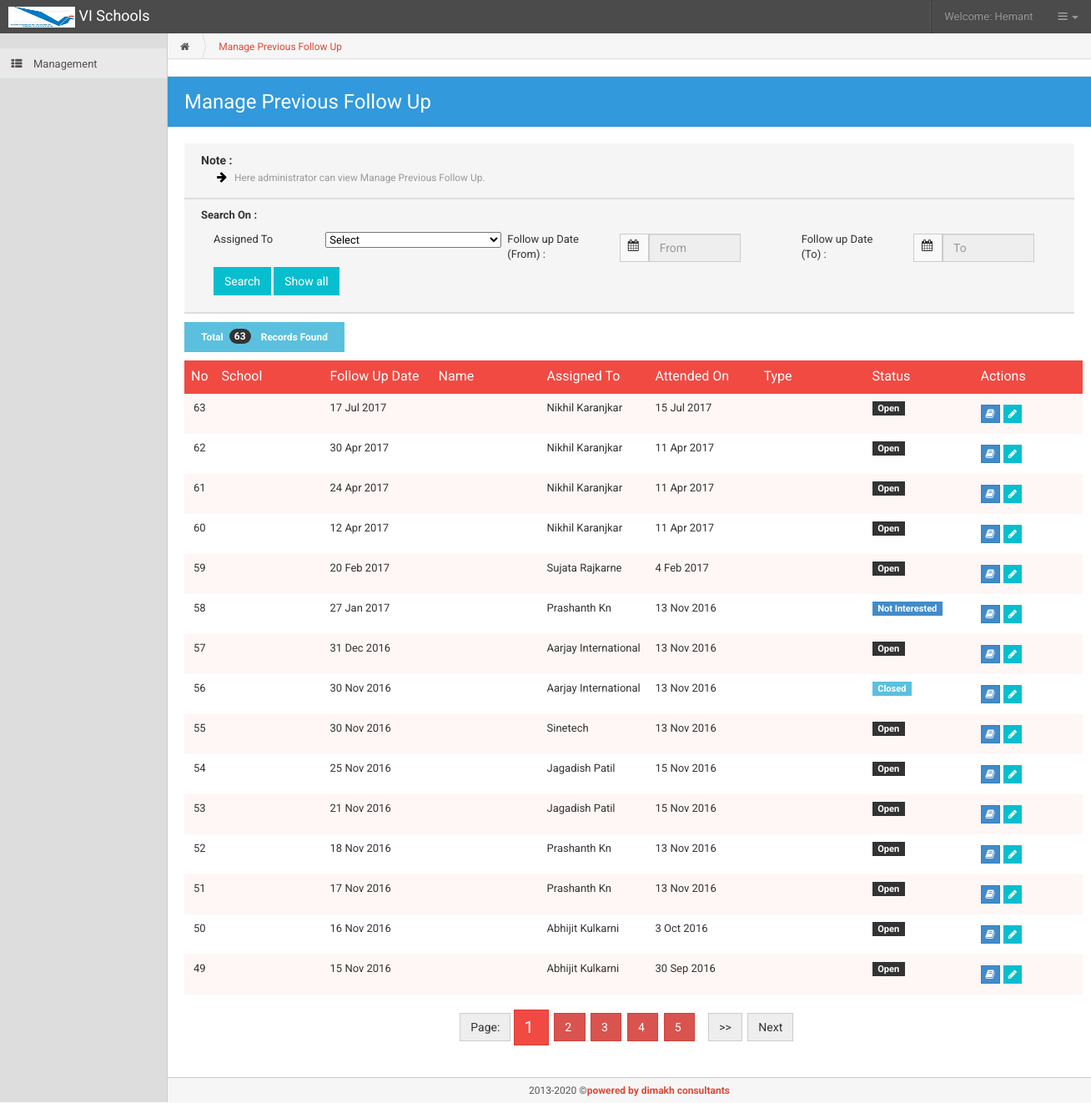
The page /previous-followup.php (signed in) on the database its author committed.
### tables this page shows
CREATE TABLE IF NOT EXISTS `tbl_follow_up` (
  `Id` int(11) NOT NULL AUTO_INCREMENT,
  `EnqId` int(11) NOT NULL,
  `UserId` int(11) NOT NULL,
  `CompanyId` int(11) NOT NULL,
  `TodaysUpdate` varchar(500) NOT NULL,
  `NextUpdateDate` date NOT NULL,
  `Amount` int(100) NOT NULL,
  `File` varchar(150) NOT NULL,
  `RegTime` datetime NOT NULL,
  PRIMARY KEY (`Id`)
);

CREATE TABLE IF NOT EXISTS `tbl_manager` (
  `Id` int(11) NOT NULL AUTO_INCREMENT,
  `Email` varchar(255) NOT NULL,
  `Password` varchar(100) NOT NULL,
  `Name` varchar(100) NOT NULL,
  `ContactNumber` varchar(100) NOT NULL,
  `AccessLevel` varchar(50) NOT NULL,
  `DisplayStatus` enum('Active','Deactive') NOT NULL,
  `LastAccessTime` datetime NOT NULL,
  `RegTime` datetime NOT NULL,
  PRIMARY KEY (`Id`)
);

CREATE TABLE IF NOT EXISTS `tbl_enquiry` (
  `Id` int(11) NOT NULL AUTO_INCREMENT,
  `Product` int(11) NOT NULL,
  `CId` int(11) NOT NULL,
  `CDivision` varchar(100) NOT NULL,
  `CPersonName` varchar(150) NOT NULL,
  `CPersonMobile` varchar(100) NOT NULL,
  `CPersonEmail` varchar(150) NOT NULL,
  `CPersonName2` varchar(150) NOT NULL,
  `CPersonMobile2` varchar(100) NOT NULL,
  `CPersonEmail2` varchar(150) NOT NULL,
  `CPersonName3` varchar(150) NOT NULL,
  `CPersonMobile3` varchar(100) NOT NULL,
  `CPersonEmail3` varchar(150) NOT NULL,
  `CPersonName4` varchar(150) NOT NULL,
  `CPersonMobile4` varchar(100) NOT NULL,
  `CPersonEmail4` varchar(150) NOT NULL,
  `CPersonName5` varchar(150) NOT NULL,
  `CPersonMobile5` varchar(100) NOT NULL,
  `CPersonEmail5` varchar(150) NOT NULL,
  `CPersonName6` varchar(150) NOT NULL,
  `CPersonMobile6` varchar(100) NOT NULL,
  `CPersonEmail6` varchar(150) NOT NULL,
  `CPersonName7` varchar(150) NOT NULL,
  `CPersonMobile7` varchar(100) NOT NULL,
  `CPersonEmail7` varchar(150) NOT NULL,
  `CPersonName8` varchar(150) NOT NULL,
  `CPersonMobile8` varchar(100) NOT NULL,
  `CPersonEmail8` varchar(150) NOT NULL,
  `CPersonName9` varchar(150) NOT NULL,
  `CPersonMobile9` varchar(100) NOT NULL,
  `CPersonEmail9` varchar(150) NOT NULL,
  `CPersonName10` varchar(150) NOT NULL,
  `CPersonMobile10` varchar(100) NOT NULL,
  `CPersonEmail10` varchar(150) NOT NULL,
  `Description` varchar(500) NOT NULL,
  `Region` int(11) NOT NULL,
  `Source` int(11) NOT NULL,
  `Priority` varchar(100) NOT NULL,
  `Status` int(11) NOT NULL,
  `AssignedTo` int(11) NOT NULL,
  `Amount` int(100) NOT NULL,
  `RegTime` datetime NOT NULL,
  `UpdateTime` datetime NOT NULL,
  PRIMARY KEY (`Id`)
);

### phpincludes/commonfunctions.php (called while the page is built, shortened)
<?php
	function set_management($table_name, $cond, $default_column, $default_order, $paginateFor)
	{
		global $page_size, $page_no, $qry, $res, $num, $pagination, $RecordsPerPage, $mypage, $srno, $pages, $start, $sortbyColumn, $sortbyOrder;
		?>
		<?php
		$qry=" select * from ".$table_name." ".$cond;
		$res=mysql_query($qry) or die(mysql_error());
		$num=mysql_num_rows($res);
		$pagination=$paginateFor;
		$RecordsPerPage		=  	$pagination;
		$page_size			= 	$RecordsPerPage ;
		if($num == 0)
			$pages=1;
		else
			$pages=ceil($num/$page_size);
		if($_REQUEST['pages']=="")
		$page_no	=	1;
		else
		{
			$page_no = $_REQUEST['pages'];
			if ($page_no>$pages)
			$page_no=$pages;
			if ($page_no<1)
			$page_no=1;
		}
	}
	?>

### phpincludes/GenericClass.php (called while the page is built, shortened)
<?php
class GenericClass
{
	public $tableName;
	public function __construct($tableName)
	{
		$this->tableName=$tableName;
		$res=mysql_query("SELECT * FROM ".$this->tableName);
		for($i=0;$i<mysql_num_fields($res);$i++)
			$this->columnsArray[mysql_field_name($res,$i)]="";
	}
	public function getData($whc)
	{
		$arrData=null;
        if ($whc)
            $whc = " where " . $whc;
		  $qry="SELECT * FROM " . $this->tableName. $whc;
        $result = mysql_query($qry);
        if ($result)
		{
			$i=0;
			while($arr=mysql_fetch_assoc($result))
				$arrData[$i++]=$this->removeSlashes($arr);
		}
		return $arrData;
	}
	public function removeSlashes($arr)
	{
		foreach($arr as $key => $value)
			$arr[$key]=stripslashes($value);
		return $arr;
	}
	public function getDatalimited($arr,$whc,$status)
	{
		$arrData=null;
		$qry="SELECT {$arr} FROM " . $this->tableName.$whc;
        $result = mysql_query($qry) or die(mysql_error());
		if ($result)
		{
			$i=0;
			while($arr=mysql_fetch_assoc($result))
				$arrData[$i++]=$this->removeSlashes($arr);
		}
		return $arrData;
	}
}
?>

### previous-followup.php (the view, shortened to what this page needs)
<?php
	include("./phpincludes/header_inc.php");
	$obj=new GenericClass("tbl_follow_up");
	?>
<!DOCTYPE html>
 <html class="no-js">
    <head>
        <link rel="stylesheet" href="css/bootstrap.css">
        <link rel="stylesheet" href="css/plugins.css">
        <link rel="stylesheet" href="css/main.css">
        <link rel="stylesheet" href="css/themes.css">
    </head>
    <body>
        <div id="page-container">
            <header class="navbar navbar-inverse">
                <?php include("./includes/logo.php"); ?>
                 <ul id="widgets" class="navbar-nav-custom pull-right">
                    	<?php include("./includes/header.php"); ?>
                </ul>
            </header>
            <div id="inner-container">
                <aside id="page-sidebar" class="collapse navbar-collapse navbar-main-collapse">
                    <?php
						include("./includes/super-admin-left-panel.php");
					?>
                </aside>
                <form name="frm" method="post">
                    <?php
						if($_SESSION['objLogin']->AccessLevel=="Admin"){
							$cond=" Where Id != 0 and TodaysUpdate!='' and NextUpdateDate < '".date('Y-m-d')."' and EnqId IN(select Id from tbl_enquiry)";
						}
						else
						{
							$cond=" Where Id != 0 and TodaysUpdate!='' and NextUpdateDate < '".date('Y-m-d')."' and UserId = ".$_SESSION['objLogin']->Id." and EnqId IN(select Id from tbl_enquiry)";
						}
						set_management("tbl_follow_up", $cond, "NextUpdateDate", "DESC", 15);
						$toPass=str_replace('Where'," ",$cond)."  ORDER BY ".$sortbyColumn." ".$sortbyOrder." LIMIT ".($page_size*($page_no-1) .  ", " . $page_size);
						$arrData=$obj->getData($toPass);
						?>
                	<div id="page-content">
                    <ul id="nav-info" class="clearfix">
                        <li><a href="dashboard.php?I=1"><i class="icon-home"></i></a></li>
                        <li class="active"><a href="javascript:void(0)">Manage Previous Follow Up</a></li>
                    </ul>
                    <h3 class="page-header">Manage Previous Follow Up</h3>
                    	<h5 class="form-box-header">Note :<br>
							<ul class="icons-ul">
                            	<li><i class="icon-li icon-arrow-right text-black"></i><small>
								<?php if($_SESSION['objLogin']->AccessLevel=="Admin"){ ?>
								Here administrator can view Manage Previous Follow Up.
								<?php }else{ ?>
									Here Executive can view Manage Previous Follow Up.
								<?php } ?>
								</small></li>
                            </ul>
                        </h5>
                        <?php if($_SESSION['objLogin']->AccessLevel=="Admin"){?>
                         <div class="form-box-header formBoxHeader">
                         <div class="row" style="padding:0 0 10px 0">
                        <div class="col-md-6">
                        <b>Search On :</b>
						</div>
                        </div>
					<div class="row" style="padding:0 0 10px 0">
                        <div class="col-md-4">
                        	<div class="col-md-5">Assigned To</div>
                        	<div class="col-md-7">
                            	<select class="select-chosen" name="srch_AssignedTo" id="srch_AssignedTo">
                                    <option value="">Select</option>
                                    <?php
                                        $objAssignTo=new GenericClass("tbl_manager");
                                        $arrAssignTo=$objAssignTo->getDatalimited("Id,Name"," where DisplayStatus = 'Active' and AccessLevel != 'Admin' ",false);
                                            ?>
                                </select>
                            </div>
                        </div>
						<div class="col-md-4">
                                <div class="col-md-5">
                                <label class="control-label" for="example-input-small">Follow up Date (From) :</label>
                                </div>
                                <div class="col-md-7">
                                    <div class="input-group date input-datepicker " data-date="<?=date('d/m/Y');?>" data-date-format="yyyy-mm-dd">
                                        <span class="input-group-addon"><i class="icon-calendar icon-fixed-width"></i></span>
                                        <input type="text" id="TransactionDateFrom" name="srch_Feed_From_Date" value="<?=htmlspecialchars_decode(htmlspecialchars_decode(stripslashes($_POST['srch_Feed_From_Date'])));?>" class="form-control" readonly style="width:110px;" placeholder="From" >
                                    </div>
                        	</div>
                        </div>
                        <div class="col-md-4">
                        	<div class="col-md-5">
                        		<label for="example-select" class="control-label">Follow up Date (To) :</label>
                        	</div>
                        	<div class="col-md-7">
                        		<div class="input-group date input-datepicker " data-date="<?=date('d/m/Y');?>" data-date-format="yyyy-mm-dd">
                            		<span class="input-group-addon"><i class="icon-calendar icon-fixed-width"></i></span>
                                	<input type="text" id="TransactionDateTo" name="srch_Feed_To_Date" value="<?=htmlspecialchars_decode(htmlspecialchars_decode(stripslashes($_POST['srch_Feed_To_Date'])));?>" class="form-control" readonly style="width:110px;" placeholder="To" >
                            	</div>
                        	</div>
                        </div>
                        <div class="col-md-4">
                            <div class="col-md-12">
                                <button class="btn btn-success" type="submit" onClick="return checkFields(this);">Search</button>
                                <button class="btn btn-success" type="button" onClick="clearSearch(this.form, ['srch_AssignedTo','TransactionDateFrom','TransactionDateTo']);">Show all</button>
                            </div>
                        </div>
                     </div>
                  </div>
				  <?php } ?>
                        <a href="javascript:void(0);" class="btn label-info" style="margin-top:10px;"><span style="padding:10px 0 0 0px;"><span class="label">Total </span><span class="badge badge-inverse"><?=$num;?></span><span class="label">Records Found </span></span></a>
                       <div style="width:100%; ">
                    <table class="table table-borderless table-hover" style="margin-top:10px;">
                        <thead>
                            <tr class="danger">
                                <th class="text-center hidden-xs hidden-sm">No</th>
                                <th class=""<?php ?>>School</th>
								<th class=""<?php ?>>Follow Up Date</th>
                                <th class=""<?php ?>>Name</th>
								<th class=""<?php ?>>Assigned To</th>
								<th class=""<?php ?>>Attended On</th>
								<th class=""<?php ?>>Type</th>
                                <th class=""<?php ?>>Status</th>
                                <th class="">Actions</th>
                            </tr>
                        </thead>
                        <tbody>
                        	<?php
									$result = mysql_query("select Id,Name from tbl_ongoing_projects");
									while($rs = mysql_fetch_assoc($result))
									{
										$ProductList[$rs['Id']]	= $rs['Name'];
									}
									$result = mysql_query("select Id,Value from tbl_site_codes where Category = 'Enquiry Type'");
									while($rs = mysql_fetch_assoc($result))
									{
										$RegionList[$rs['Id']]	= $rs['Value'];
									}
									$result = mysql_query("select Id,Value from tbl_site_codes where Category = 'Enquiry Status'");
									while($rs = mysql_fetch_assoc($result))
									{
										$EnqStatusList[$rs['Id']]	= $rs['Value'];
									}
								$totPagesNo =  $page_no;
								$counter=$page_size*($page_no-1)+1;
								$i=0;
								$c=0;
								$objEnq=new GenericClass("tbl_enquiry");
                                $objUser=new GenericClass("tbl_manager");
								if(is_array($arrData))
								foreach ($arrData as $key => $value)
								{
									if(($i%2)==0)
										$class = "active";
									else
										$class = "";
								$arrEnquiry=$objEnq->getDatalimited("*"," where Id = ".$arrData[$key]['EnqId'],false);
								$arrUser=$objUser->getDatalimited("*"," where Id = ".$arrData[$key]['UserId'],false);
							?>
                                    <tr class="<?=$class?>">
                                        <td class="text-center hidden-xs hidden-sm"><?php
											if($counter==1)
											{
												echo $num--;
											}
											else
											{
												$newCounter = (15 * ($totPagesNo-1));
												$nc = $num - $newCounter;
												echo $nc-$c;
											}
										?></td>
                                        <td class=""><?=$ProductList[$arrEnquiry[0]['Course']];?></td>
										<td class=""><?=date('j M Y',strtotime($arrData[$key]['NextUpdateDate']));?></td>
										<td class=""><a href="javascript:EditRecord('<?= $arrEnquiry[0]['Id'] ?>', './view-enquiry.php?I=4&ref=prev');" data-toggle="tooltip" title="View Enquiry" ><?=$arrEnquiry[0]['Name'];?></a></td>
										<td class=""><?=$arrUser[0]['Name'];?></td>
										<td class=""><?=date('j M Y',strtotime($arrData[$key]['RegTime']));?></td>
                                        <td class=""><?=$RegionList[$arrEnquiry[0]['Type']];?></td>
                                        <td class="">
											<?php
												if($arrEnquiry[0]['Status']==21)
													$class = "primary";
												else if($arrEnquiry[0]['Status']==24)
													$class = "inverse";
												else if($arrEnquiry[0]['Status']==26)
													$class = "info";
											?>
											<span class="label label-<?=$class?>"><?=$EnqStatusList[$arrEnquiry[0]['Status']];?></span>
                                        </td>
                                        <td class="">
                                            <div class="btn-group">
                                            	<a href="javascript:EditRecord('<?= $arrData[$key]['EnqId'] ?>', './enquiry-follow.php?I=13&ref=prev');" data-toggle="tooltip" title="Follow up" class="btn btn-xs btn-primary"><i class="icon-book"></i></a>
												<?php if($_SESSION['objLogin']->AccessLevel=="Admin"){ ?>
												<a href="javascript:EditRecord('<?= $arrData[$key]['Id'] ?>', './edit-followup.php?I=13&ref=prev');" data-toggle="tooltip" title="Edit Follow up" class="btn btn-xs btn-success"><i class="icon-pencil"></i></a>
												<?php } ?>
                                            </div>
                                        </td>
                                    </tr>
                            <?php
								$i++;
								$c++;
			  					}
								else
								{
								?>
									<tr class="active">
										<td align="center" valign="middle" colspan="10"><b>No Records Found</b></td>
                                    </tr>
								<?php
								}
								?>
                           </tbody>
                    </table>
                    <?php
						if(count($arrData)>0)
						{
              				include_once('./phpincludes/pagination.php');
						}
					?>
                </div>
                </div>
                </form>
               		<?php include("./includes/footer.php");	?>
            </div>
        </div>
    </body>
</html>

### rows shown on the page
tbl_follow_up: NextUpdateDate "17 Jul 2017", tbl_manager.Name "Nikhil Karanjkar", RegTime "15 Jul 2017", tbl_enquiry.Status "Open"
tbl_follow_up: NextUpdateDate "30 Apr 2017", tbl_manager.Name "Nikhil Karanjkar", RegTime "11 Apr 2017", tbl_enquiry.Status "Open"
tbl_follow_up: NextUpdateDate "24 Apr 2017", tbl_manager.Name "Nikhil Karanjkar", RegTime "11 Apr 2017", tbl_enquiry.Status "Open"
tbl_follow_up: NextUpdateDate "12 Apr 2017", tbl_manager.Name "Nikhil Karanjkar", RegTime "11 Apr 2017", tbl_enquiry.Status "Open"
tbl_follow_up: NextUpdateDate "20 Feb 2017", tbl_manager.Name "Sujata Rajkarne", RegTime "4 Feb 2017", tbl_enquiry.Status "Open"
tbl_follow_up: NextUpdateDate "27 Jan 2017", tbl_manager.Name "Prashanth Kn", RegTime "13 Nov 2016", tbl_enquiry.Status "Not Interested"
tbl_follow_up: NextUpdateDate "31 Dec 2016", tbl_manager.Name "Aarjay International", RegTime "13 Nov 2016", tbl_enquiry.Status "Open"
tbl_follow_up: NextUpdateDate "30 Nov 2016", tbl_manager.Name "Aarjay International", RegTime "13 Nov 2016", tbl_enquiry.Status "Closed"
tbl_follow_up: NextUpdateDate "30 Nov 2016", tbl_manager.Name "Sinetech", RegTime "13 Nov 2016", tbl_enquiry.Status "Open"
tbl_follow_up: NextUpdateDate "25 Nov 2016", tbl_manager.Name "Jagadish Patil", RegTime "15 Nov 2016", tbl_enquiry.Status "Open"
tbl_follow_up: NextUpdateDate "21 Nov 2016", tbl_manager.Name "Jagadish Patil", RegTime "15 Nov 2016", tbl_enquiry.Status "Open"
tbl_follow_up: NextUpdateDate "18 Nov 2016", tbl_manager.Name "Prashanth Kn", RegTime "13 Nov 2016", tbl_enquiry.Status "Open"
tbl_follow_up: NextUpdateDate "17 Nov 2016", tbl_manager.Name "Prashanth Kn", RegTime "13 Nov 2016", tbl_enquiry.Status "Open"
tbl_follow_up: NextUpdateDate "16 Nov 2016", tbl_manager.Name "Abhijit Kulkarni", RegTime "3 Oct 2016", tbl_enquiry.Status "Open"
tbl_follow_up: NextUpdateDate "15 Nov 2016", tbl_manager.Name "Abhijit Kulkarni", RegTime "30 Sep 2016", tbl_enquiry.Status "Open"

### other values the page prints
$_SESSION['objLogin']->Name "Hemant"
$num "63"
